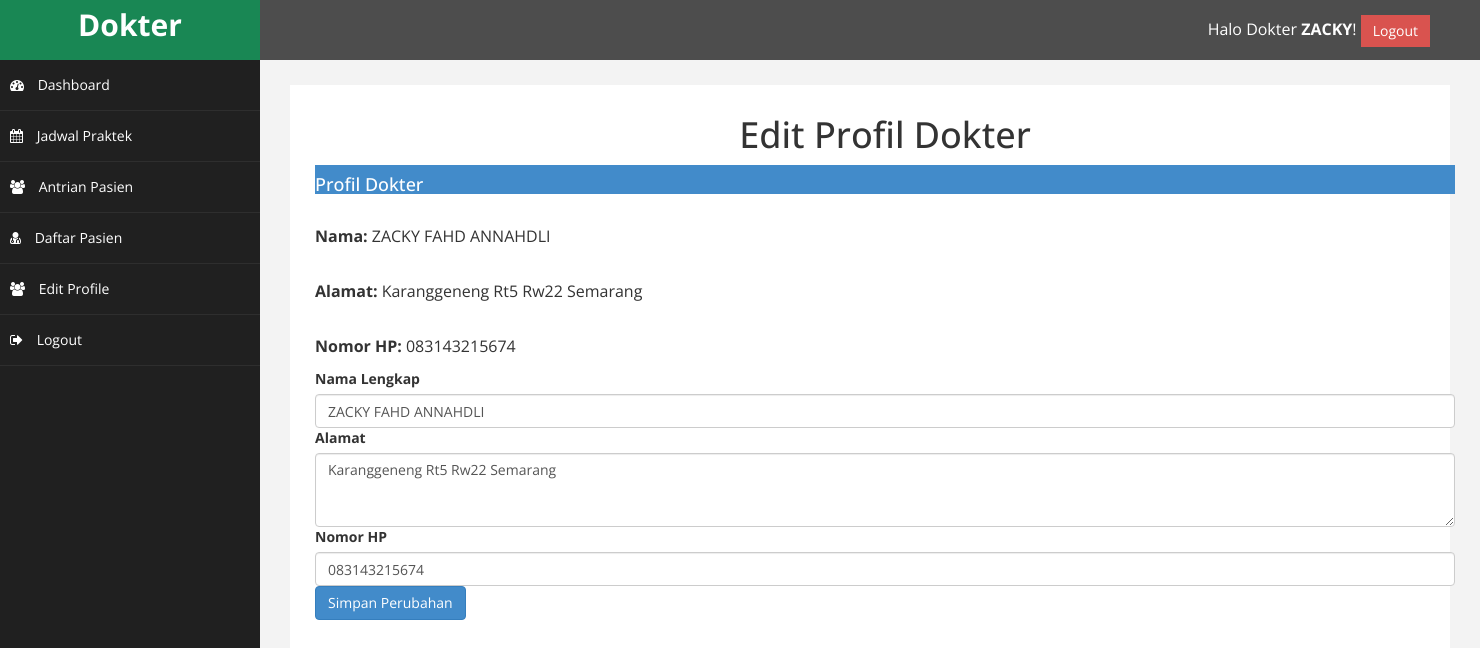
The app's page /dokter/index.php?halaman=edit_profile (signed in) with its own data.
### tables this page shows
CREATE TABLE `dokter` (
  `id` int(11) NOT NULL,
  `nama` varchar(150) NOT NULL,
  `alamat` varchar(255) DEFAULT NULL,
  `no_hp` varchar(20) NOT NULL,
  `id_poli` int(11) NOT NULL,
  `username` varchar(100) NOT NULL,
  `password` varchar(255) NOT NULL
);

### dokter/edit_profile.php (the view, shortened to what this page needs)
<?php
require '../koneksi/koneksi.php';
$dokter_id = $_SESSION['dokter_id'];
$query = "SELECT nama, alamat, no_hp FROM dokter WHERE id = ?";
$stmt = $koneksi->prepare($query);
$stmt->bind_param("i", $dokter_id);
$stmt->execute();
$result = $stmt->get_result();
$dokter = $result->fetch_assoc();
?>
<!DOCTYPE html>
<html lang="id">
<head>
</head>
<body>
<div class="container mt-5">
    <h1 class="text-center">Edit Profil Dokter</h1>
    <div class="card mb-4">
        <div class="card-header bg-primary text-white">
            <h4>Profil Dokter</h4>
        </div>
        <div class="card-body">
            <p><strong>Nama:</strong> <?= htmlspecialchars($dokter['nama']) ?></p>
            <p><strong>Alamat:</strong> <?= htmlspecialchars($dokter['alamat']) ?></p>
            <p><strong>Nomor HP:</strong> <?= htmlspecialchars($dokter['no_hp']) ?></p>
        </div>
    </div>
    <form method="POST" action="">
        <div class="mb-3">
            <label for="nama" class="form-label">Nama Lengkap</label>
            <input type="text" class="form-control" id="nama" name="nama" value="<?= htmlspecialchars($dokter['nama']) ?>" required oninput="capitalizeNama(this)">
        </div>
        <div class="mb-3">
            <label for="alamat" class="form-label">Alamat</label>
            <textarea class="form-control" id="alamat" name="alamat" rows="3" oninput="capitalizeAlamat(this)"><?= htmlspecialchars($dokter['alamat']) ?></textarea>
        </div>
        <div class="mb-3">
            <label for="no_hp" class="form-label">Nomor HP</label>
            <input type="text" class="form-control" id="no_hp" name="no_hp" value="<?= htmlspecialchars($dokter['no_hp']) ?>" required>
        </div>
        <button type="submit" class="btn btn-primary">Simpan Perubahan</button>
    </form>
</div>
</body>
</html>

### dokter/index.php (shortened to what this page needs)
<?php
include('../koneksi/koneksi.php');
$username = $_SESSION['username'];
$query = "SELECT nama FROM dokter WHERE username = ?";
$stmt = $koneksi->prepare($query);
$stmt->bind_param("s", $username);
$stmt->execute();
$result = $stmt->get_result();
if ($row = $result->fetch_assoc()) {
    $nama_lengkap = $row['nama'];
    $nama_depan = explode(' ', $nama_lengkap)[0];
} else {
    $nama_depan = "Dokter";
}
?>
<!DOCTYPE html>
<html xmlns="http://www.w3.org/1999/xhtml">
<head>
    <link href="assets/css/bootstrap.css" rel="stylesheet" />
    <link href="assets/css/font-awesome.css" rel="stylesheet" />
    <link href="assets/css/custom.css" rel="stylesheet" />
</head>
<body>
<div id="wrapper">
    <nav class="navbar navbar-default navbar-cls-top" role="navigation" style="margin-bottom: 0">
        <div class="navbar-header">
            <a class="navbar-brand" href="index.php">Dokter</a>
        </div>
        <div style="color: white; padding: 15px 50px 5px 50px; float: right; font-size: 16px;">
            Halo Dokter <strong><?php echo htmlspecialchars($nama_depan); ?></strong>!
            <a href="logout.php" class="btn btn-danger square-btn-adjust">Logout</a>
        </div>
    </nav>
    <nav class="navbar-default navbar-side" role="navigation">
        <div class="sidebar-collapse">
            <ul class="nav" id="main-menu">
                <li>
                    <a href="index.php"><i class="fa fa-dashboard"></i> Dashboard</a>
                </li>
                <li>
                    <a href="index.php?halaman=jadwal_praktek"><i class="fa fa-calendar"></i> Jadwal Praktek</a>
                </li>
                <li>
                    <a href="index.php?halaman=antrian_pasien"><i class="fa fa-users"></i> Antrian Pasien</a>
                </li>
                <li>
                    <a href="index.php?halaman=daftar_pasien"><i class="fa fa-user-md"></i> Daftar Pasien</a>
                </li>
                <li>
                    <a href="index.php?halaman=edit_profile"><i class="fa fa-users"></i> Edit Profile</a>
                </li>
                <li>
                    <a href="logout.php"><i class="fa fa-sign-out"></i> Logout</a>
                </li>
            </ul>
        </div>
    </nav>
    <div id="page-wrapper">
        <div id="page-inner">
        <?php
            if (isset($_GET["halaman"])) {
                if ($_GET["halaman"] == "jadwal_praktek") {
                    include 'jadwal_praktek.php';
                } elseif ($_GET["halaman"] == "antrian_pasien") {
                    include 'antrian_pasien.php';
                } elseif ($_GET["halaman"] == "daftar_pasien") {
                    include 'daftar_pasien.php';
                }elseif ($_GET["halaman"] == "edit_profile") {
                    include 'edit_profile.php';
                } elseif ($_GET["halaman"] == "logout") {
                    include 'logout.php';
                } else {
                    echo "<h1>Halaman tidak ditemukan</h1>";
                }
            } else {
                include 'home.php';
            }
            ?>
        </div>
    </div>
</div>
</body>
</html>

### dokter/assets/css/custom.css (style rules this page uses)
body { font-family: 'Open Sans', sans-serif; }
#wrapper { width: 100%; background:#202020; }
#page-wrapper { padding: 15px 15px; min-height: 600px; background:#F3F3F3; }
#page-inner { width:100%; margin:10px 20px 10px 0px; background-color:#fff!important; padding:10px; min-height:1200px; }
.text-center { text-align:center; }
h4 { padding-top:10px; }
.square-btn-adjust { border: 0px solid transparent; -webkit-border-radius: 0px; -moz-border-radius: 0px; border-radius: 0px; }
p { font-size:16px; line-height:25px; padding-top:20px; }
.navbar-cls-top .navbar-brand { color: #fff; background: #198754; width: 260px; text-align: center; height: 60px; font-size: 30px; font-weight: 700; }
.sidebar-collapse , .sidebar-collapse .nav { background:none; }
.sidebar-collapse .nav { padding:0; }
.sidebar-collapse .nav > li > a { color:#fff; background:#202020; text-shadow:none; }
.sidebar-collapse > .nav > li > a { padding:15px 10px; }
.sidebar-collapse > .nav > li { border-bottom: 1px solid rgba(107, 108, 109, 0.19); }
.navbar-side { border:none; background-color: #202020; }
.navbar-cls-top { background:#4D4D4D; border-bottom:none; }
.navbar-default { border:0px solid black; }
.navbar-header { background: #198754; }
.nav > li > a > i { margin-right:10px; }
@media (min-width:768px) { #page-wrapper { margin: 0 0 0 260px; padding: 15px 30px; min-height: 1200px; } }
@media (min-width:768px) { .navbar-side { z-index: 1; position: absolute; width: 260px; } }
@media (min-width:768px) { .navbar { border-radius: 0px; } }

### records on screen
dokter: nama "ZACKY", nama "ZACKY FAHD ANNAHDLI", alamat "Karanggeneng Rt5 Rw22 Semarang", no_hp "083143215674"
